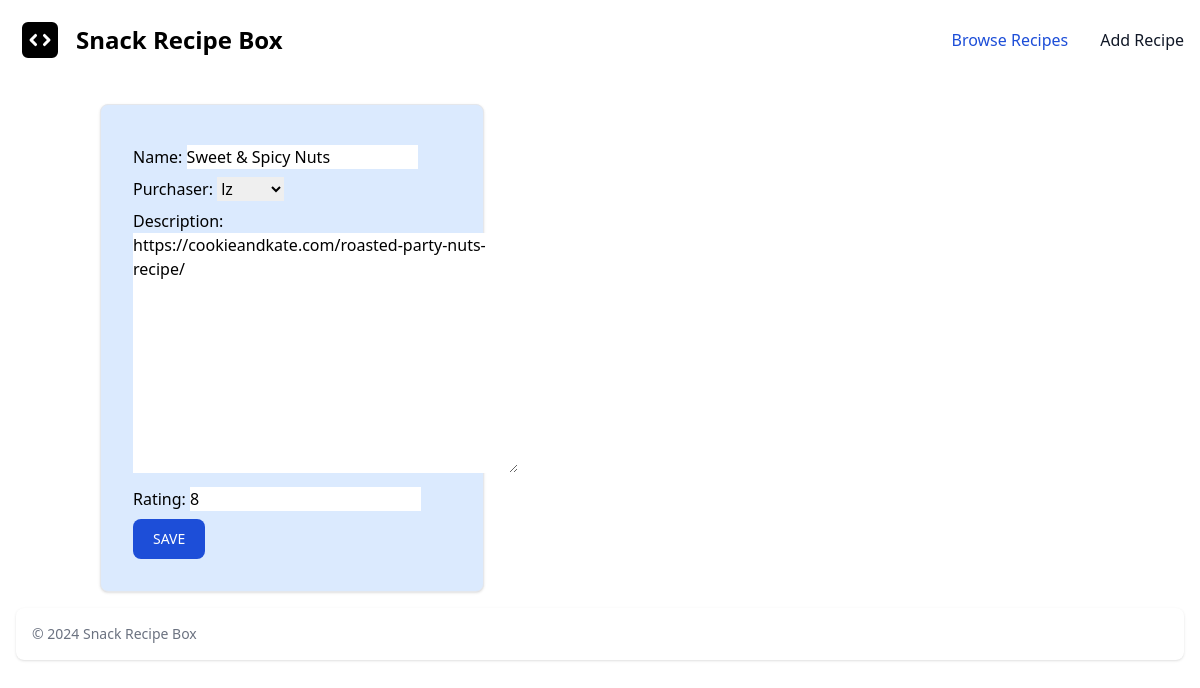
Screenshot of /3/update/ with the database file from the repository.
### snacks/models.py (models this page shows, shortened)
class Snack(models.Model):
    name = models.CharField(max_length=256)
    purchaser = models.ForeignKey('auth.User', on_delete=models.CASCADE)
    description = models.TextField(max_length=256)
    rating = models.IntegerField(default=0)

### snacks/views.py (the view)
# urls.py: path('<int:pk>/update/', SnackUpdateView.as_view(), name='snack_update'),
class SnackUpdateView(UpdateView):
    template_name = 'snack_update.html'
    model = Snack
    fields = '__all__'

### templates/snack_update.html (shortened to what this page needs)
{% extends 'base.html' %}
{% block content %}
<br>
<div class="w-full max-w-sm p-4 bg-blue-100 border border-gray-200 rounded-lg shadow sm:p-6 md:p-8 dark:bg-blue-900 dark:border-gray-700">
  <form method="POST" class="space-y-2">
    {{ form.as_p }}
    <input class="text-white bg-blue-700 hover:bg-blue-800 focus:ring-4 focus:ring-blue-300 font-medium rounded-lg text-sm px-5 py-2.5 me-2 mb-2 dark:bg-blue-600 dark:hover:bg-blue-700 focus:outline-none dark:focus:ring-blue-800" type="submit" value="SAVE">
  </form>
</div>
{% endblock content %}

### rows the page displays
Snack: name "Sweet & Spicy Nuts", purchaser "lz", description "https://cookieandkate.com/roasted-party-nuts-recipe/", rating "8"
